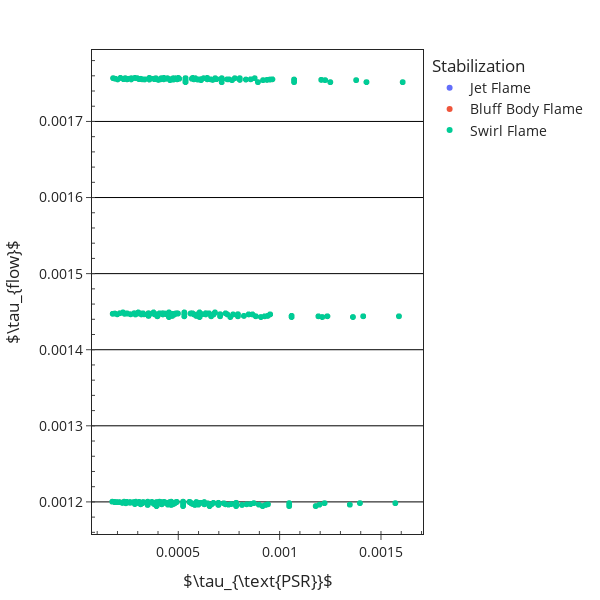

Notebook source saved alongside this figure:
### Code cell
fig = px.scatter(df, x="t_res_psr", y="t_flow", color='Stabilization')
fig.update_layout(template="simple_white")

# change scatter color to black


# Add minor ticks on teh inside of axes
fig.update_xaxes(minor_ticks="inside")
fig.update_yaxes(minor_ticks="inside", showgrid=True, gridwidth=1, gridcolor='black')

# add minor ticks on mirror axes
fig.update_xaxes(mirror=True, minor_ticks="inside")
fig.update_yaxes(mirror=True, minor_ticks="inside")

# Add title and add mirror to axes
fig.update_layout(
    height = 600,
    width = 600,
    xaxis_title=r"$\tau_{\text{PSR}}$",
    yaxis_title=r"$\tau_{flow}$",
    xaxis=dict(mirror=True, ticks='outside', showline=True),
    yaxis=dict(mirror=True, ticks='outside', showline=True),
    #legend=dict(x=0.5, y=-0.15, orientation="h", xanchor="center"),
    margin=dict(l=50, r=20, t=50, b=50),
    font=dict(size=14)
)
fig.show()

### Figure 1 — Plotly figure (JSON) as saved in the notebook; plotly's stock layout.template omitted (floating-point values rounded to 4 significant figures; data arrays with more than 128 entries replaced by an {"elided": "..."} marker saying what was removed)
{"data": [{"hovertemplate": "Stabilization=Jet Flame<br>t_res_psr=%{x}<br>t_flow=%{y}<extra></extra>", "legendgroup": "Jet Flame", "marker": {"color": "#636efa", "symbol": "circle"}, "mode": "markers", "name": "Jet Flame", "showlegend": true, "type": "scattergl", "x": {"elided": "273 float values"}, "xaxis": "x", "y": {"elided": "273 float values"}, "yaxis": "y"}, {"hovertemplate": "Stabilization=Bluff Body Flame<br>t_res_psr=%{x}<br>t_flow=%{y}<extra></extra>", "legendgroup": "Bluff Body Flame", "marker": {"color": "#EF553B", "symbol": "circle"}, "mode": "markers", "name": "Bluff Body Flame", "showlegend": true, "type": "scattergl", "x": {"elided": "2184 float values"}, "xaxis": "x", "y": {"elided": "2184 float values"}, "yaxis": "y"}, {"hovertemplate": "Stabilization=Swirl Flame<br>t_res_psr=%{x}<br>t_flow=%{y}<extra></extra>", "legendgroup": "Swirl Flame", "marker": {"color": "#00cc96", "symbol": "circle"}, "mode": "markers", "name": "Swirl Flame", "showlegend": true, "type": "scattergl", "x": {"elided": "1638 float values"}, "xaxis": "x", "y": {"elided": "1638 float values"}, "yaxis": "y"}], "layout": {"font": {"size": 14}, "height": 600, "legend": {"title": {"text": "Stabilization"}, "tracegroupgap": 0}, "margin": {"b": 50, "l": 50, "r": 20, "t": 50}, "width": 600, "xaxis": {"anchor": "y", "domain": [0, 1], "minor": {"ticks": "inside"}, "mirror": true, "showline": true, "ticks": "outside", "title": {"text": "$\\tau_{\\text{PSR}}$"}}, "yaxis": {"anchor": "x", "domain": [0, 1], "gridcolor": "black", "gridwidth": 1, "minor": {"ticks": "inside"}, "mirror": true, "showgrid": true, "showline": true, "ticks": "outside", "title": {"text": "$\\tau_{flow}$"}}}}
